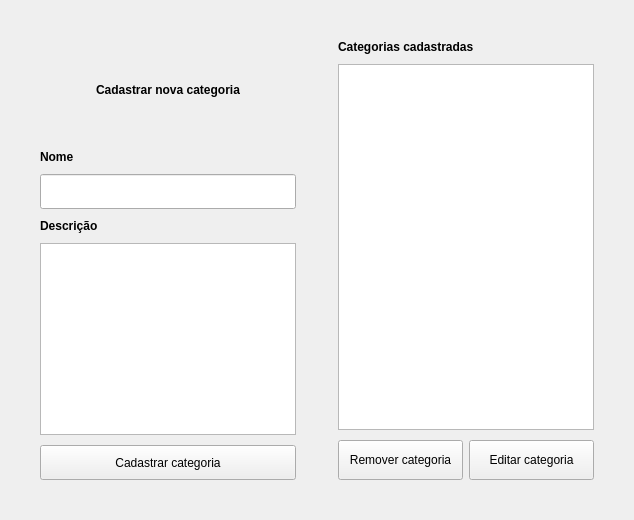
      <widget class="QWidget" name="tab_categoria">
       <attribute name="title">
        <string>Categoria</string>
       </attribute>
       <layout class="QVBoxLayout" name="verticalLayout_2">
        <property name="spacing">
         <number>20</number>
        </property>
        <property name="leftMargin">
         <number>20</number>
        </property>
        <property name="topMargin">
         <number>20</number>
        </property>
        <property name="rightMargin">
         <number>20</number>
        </property>
        <property name="bottomMargin">
         <number>20</number>
        </property>
        <item>
         <widget class="QFrame" name="frame_20">
          <property name="styleSheet">
           <string notr="true">#frame_20 {
    border: 0px;
}</string>
          </property>
          <property name="frameShape">
           <enum>QFrame::StyledPanel</enum>
          </property>
          <property name="frameShadow">
           <enum>QFrame::Raised</enum>
          </property>
          <layout class="QHBoxLayout" name="horizontalLayout_13">
           <property name="spacing">
            <number>2</number>
           </property>
           <property name="leftMargin">
            <number>0</number>
           </property>
           <property name="topMargin">
            <number>0</number>
           </property>
           <property name="rightMargin">
            <number>0</number>
           </property>
           <property name="bottomMargin">
            <number>0</number>
           </property>
           <item>
            <widget class="QFrame" name="frame">
             <property name="sizePolicy">
              <sizepolicy hsizetype="Expanding" vsizetype="Expanding">
               <horstretch>0</horstretch>
               <verstretch>0</verstretch>
              </sizepolicy>
             </property>
             <property name="maximumSize">
              <size>
               <width>16777215</width>
               <height>16777215</height>
              </size>
             </property>
             <property name="font">
              <font>
               <bold>false</bold>
              </font>
             </property>
             <property name="frameShape">
              <enum>QFrame::NoFrame</enum>
             </property>
             <property name="frameShadow">
              <enum>QFrame::Raised</enum>
             </property>
             <layout class="QVBoxLayout" name="verticalLayout_28">
              <property name="spacing">
               <number>10</number>
              </property>
              <property name="leftMargin">
               <number>20</number>
              </property>
              <property name="topMargin">
               <number>20</number>
              </property>
              <property name="rightMargin">
               <number>20</number>
              </property>
              <property name="bottomMargin">
               <number>20</number>
              </property>
              <item alignment="Qt::AlignHCenter">
               <widget class="QLabel" name="label_cadastrar_nova_categoria">
                <property name="minimumSize">
                 <size>
                  <width>0</width>
                  <height>100</height>
                 </size>
                </property>
                <property name="maximumSize">
                 <size>
                  <width>16777215</width>
                  <height>100</height>
                 </size>
                </property>
                <property name="font">
                 <font>
                  <bold>true</bold>
                 </font>
                </property>
                <property name="mouseTracking">
                 <bool>false</bool>
                </property>
                <property name="text">
                 <string>Cadastrar nova categoria</string>
                </property>
               </widget>
              </item>
              <item alignment="Qt::AlignLeft">
               <widget class="QLabel" name="label_nome_categoria_produto">
                <property name="maximumSize">
                 <size>
                  <width>16777215</width>
                  <height>30</height>
                 </size>
                </property>
                <property name="font">
                 <font>
                  <bold>true</bold>
                 </font>
                </property>
                <property name="text">
                 <string>Nome</string>
                </property>
               </widget>
              </item>
              <item>
               <widget class="QLineEdit" name="line_edit_nome_categoria_produto">
                <property name="minimumSize">
                 <size>
                  <width>0</width>
                  <height>35</height>
                 </size>
                </property>
                <property name="text">
                 <string/>
                </property>
               </widget>
              </item>
              <item alignment="Qt::AlignLeft">
               <widget class="QLabel" name="label_descricao_categoria_produto">
                <property name="maximumSize">
                 <size>
                  <width>16777215</width>
                  <height>30</height>
                 </size>
                </property>
                <property name="font">
                 <font>
                  <bold>true</bold>
                 </font>
                </property>
                <property name="text">
                 <string>Descrição</string>
                </property>
               </widget>
              </item>
              <item>
               <widget class="QTextEdit" name="text_edit_descricao_categoria_produto">
                <property name="maximumSize">
                 <size>
                  <width>16777215</width>
                  <height>200</height>
                 </size>
                </property>
               </widget>
              </item>
              <item>
               <widget class="QPushButton" name="push_button_cadastrar_categoria_produto">
                <property name="minimumSize">
                 <size>
                  <width>0</width>
                  <height>35</height>
                 </size>
                </property>
                <property name="font">
                 <font>
                  <bold>false</bold>
                 </font>
                </property>
                <property name="text">
                 <string>Cadastrar categoria</string>
                </property>
               </widget>
              </item>
             </layout>
            </widget>
           </item>
           <item>
            <widget class="QFrame" name="frame_21">
             <property name="maximumSize">
              <size>
               <width>16777215</width>
               <height>16777215</height>
              </size>
             </property>
             <property name="frameShape">
              <enum>QFrame::NoFrame</enum>
             </property>
             <property name="frameShadow">
              <enum>QFrame::Raised</enum>
             </property>
             <layout class="QVBoxLayout" name="verticalLayout_11">
              <property name="spacing">
               <number>10</number>
              </property>
              <property name="leftMargin">
               <number>20</number>
              </property>
              <property name="topMargin">
               <number>20</number>
              </property>
              <property name="rightMargin">
               <number>20</number>
              </property>
              <property name="bottomMargin">
               <number>20</number>
              </property>
              <item alignment="Qt::AlignLeft">
               <widget class="QLabel" name="label_categorias_cadastradas">
                <property name="maximumSize">
                 <size>
                  <width>16777215</width>
                  <height>16777215</height>
                 </size>
                </property>
                <property name="font">
                 <font>
                  <bold>true</bold>
                 </font>
                </property>
                <property name="text">
                 <string>Categorias cadastradas</string>
                </property>
               </widget>
              </item>
              <item>
               <widget class="QListView" name="list_view_categorias_cadastradas">
                <property name="maximumSize">
                 <size>
                  <width>16777215</width>
                  <height>16777215</height>
                 </size>
                </property>
               </widget>
              </item>
              <item>
               <widget class="QFrame" name="frame_54">
                <property name="sizePolicy">
                 <sizepolicy hsizetype="Preferred" vsizetype="Maximum">
                  <horstretch>0</horstretch>
                  <verstretch>0</verstretch>
                 </sizepolicy>
                </property>
                <property name="frameShape">
                 <enum>QFrame::NoFrame</enum>
                </property>
                <property name="frameShadow">
                 <enum>QFrame::Raised</enum>
                </property>
                <layout class="QHBoxLayout" name="horizontalLayout_4">
                 <property name="leftMargin">
                  <number>0</number>
                 </property>
                 <property name="topMargin">
                  <number>0</number>
                 </property>
                 <property name="rightMargin">
                  <number>0</number>
                 </property>
                 <property name="bottomMargin">
                  <number>0</number>
                 </property>
                 <item>
                  <widget class="QPushButton" name="push_button_remover_categoria">
                   <property name="minimumSize">
                    <size>
                     <width>0</width>
                     <height>40</height>
                    </size>
                   </property>
                   <property name="text">
                    <string>Remover categoria</string>
                   </property>
                  </widget>
                 </item>
                 <item>
                  <widget class="QPushButton" name="push_button_editar_categoria">
                   <property name="minimumSize">
                    <size>
                     <width>0</width>
                     <height>40</height>
                    </size>
                   </property>
                   <property name="text">
                    <string>Editar categoria</string>
                   </property>
                  </widget>
                 </item>
                </layout>
               </widget>
              </item>
             </layout>
            </widget>
           </item>
          </layout>
         </widget>
        </item>
       </layout>
      </widget>
